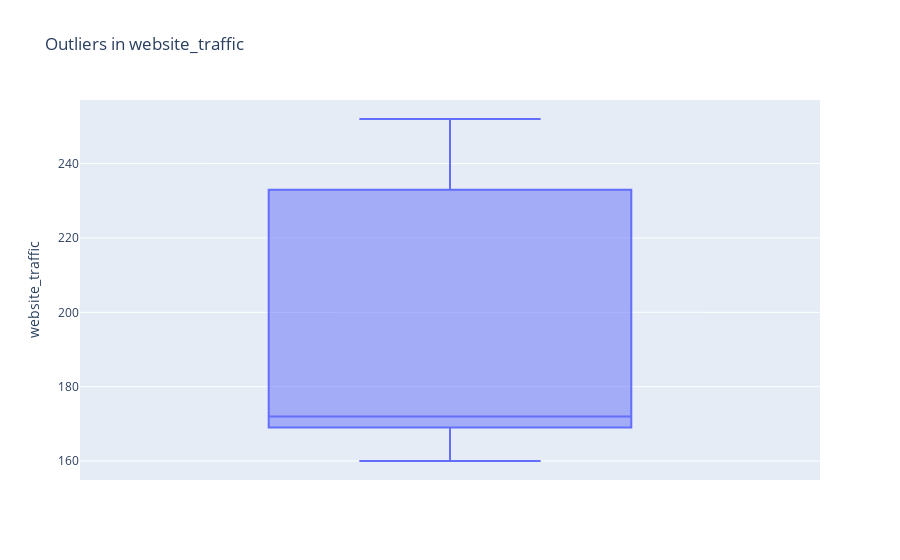
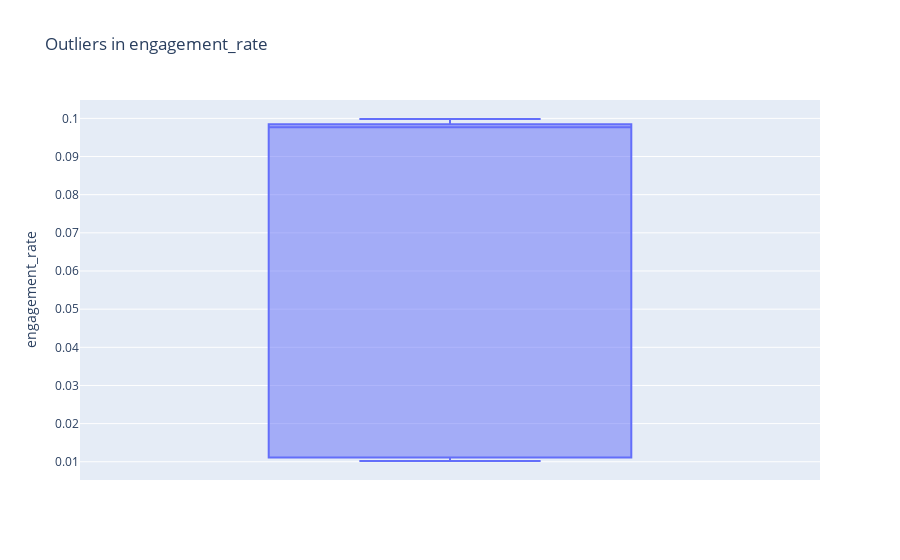
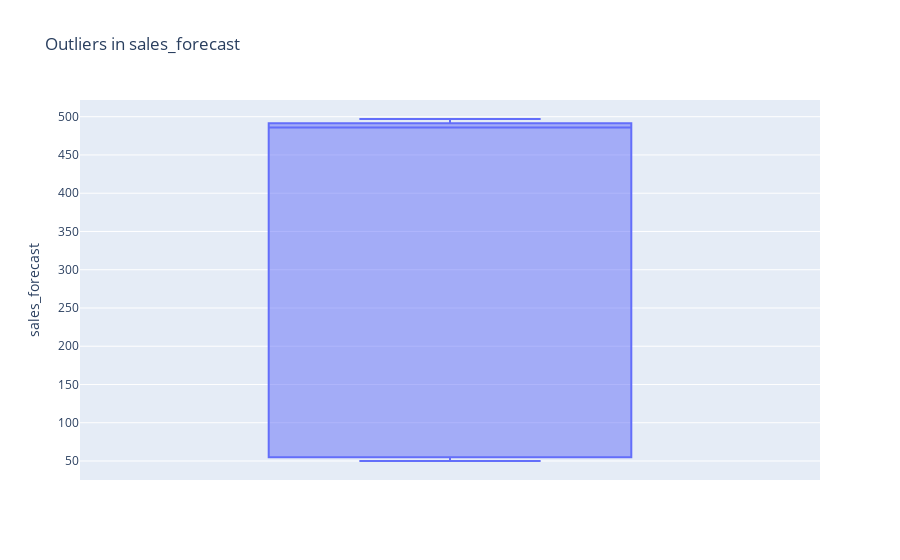

Notebook cell for these charts, in order:
### Code cell
# visualize outliers
def plot_outliers(df, column):
    fig = px.box(df, y=column, title=f'Outliers in {column}')
    fig.update_layout(yaxis_title=column)
    fig.show()
plot_outliers(outliers_traffic, 'website_traffic')
plot_outliers(outliers_engagement, 'engagement_rate')
plot_outliers(outliers_sales, 'sales_forecast')

### Figure 1 — Plotly figure (JSON) as saved in the notebook; plotly's stock layout.template omitted (floating-point values rounded to 4 significant figures)
{"data": [{"alignmentgroup": "True", "hovertemplate": "website_traffic=%{y}<extra></extra>", "legendgroup": "", "marker": {"color": "#636efa"}, "name": "", "notched": false, "offsetgroup": "", "orientation": "v", "showlegend": false, "type": "box", "x0": " ", "xaxis": "x", "y": [235, 161, 167, 172, 165, 231, 239, 160, 165, 169, 168, 246, 168, 171, 237, 168, 172, 232, 233, 245, 174, 165, 169, 174, 169, 252, 234, 172, 239, 171, 171, 174, 171, 169, 169, 238, 171, 242, 165, 170, 233, 171, 172, 233, 235, 166, 231, 232, 171], "y0": " ", "yaxis": "y"}], "layout": {"boxmode": "group", "legend": {"tracegroupgap": 0}, "title": {"text": "Outliers in website_traffic"}, "xaxis": {"anchor": "y", "domain": [0, 1]}, "yaxis": {"anchor": "x", "domain": [0, 1], "title": {"text": "website_traffic"}}}}

### Figure 2 — Plotly figure (JSON) as saved in the notebook; plotly's stock layout.template omitted (floating-point values rounded to 4 significant figures)
{"data": [{"alignmentgroup": "True", "hovertemplate": "engagement_rate=%{y}<extra></extra>", "legendgroup": "", "marker": {"color": "#636efa"}, "name": "", "notched": false, "offsetgroup": "", "orientation": "v", "showlegend": false, "type": "box", "x0": " ", "xaxis": "x", "y": [0.01053, 0.01125, 0.098, 0.09793, 0.0111, 0.01025, 0.09657, 0.09915, 0.09808, 0.09983, 0.01049, 0.0111, 0.09834, 0.09786, 0.0102, 0.09812, 0.09738, 0.09947, 0.09812, 0.0113, 0.01052, 0.01123, 0.09952, 0.01027, 0.09774, 0.09979, 0.09849, 0.09847, 0.0111, 0.09877, 0.0972, 0.09807, 0.09891, 0.0102, 0.09915, 0.09774, 0.01043, 0.09675, 0.09853, 0.09685, 0.09857, 0.01128, 0.01101, 0.01062, 0.01128, 0.09888, 0.09761, 0.09789, 0.09837, 0.0967], "y0": " ", "yaxis": "y"}], "layout": {"boxmode": "group", "legend": {"tracegroupgap": 0}, "title": {"text": "Outliers in engagement_rate"}, "xaxis": {"anchor": "y", "domain": [0, 1]}, "yaxis": {"anchor": "x", "domain": [0, 1], "title": {"text": "engagement_rate"}}}}

### Figure 3 — Plotly figure (JSON) as saved in the notebook; plotly's stock layout.template omitted (floating-point values rounded to 4 significant figures)
{"data": [{"alignmentgroup": "True", "hovertemplate": "sales_forecast=%{y}<extra></extra>", "legendgroup": "", "marker": {"color": "#636efa"}, "name": "", "notched": false, "offsetgroup": "", "orientation": "v", "showlegend": false, "type": "box", "x0": " ", "xaxis": "x", "y": [486, 492, 487, 496, 492, 56, 487, 481, 56, 496, 489, 490, 494, 483, 55, 492, 486, 50, 51, 51, 56, 54, 494, 488, 492, 490, 497, 479, 497, 53, 50, 483, 479, 490, 53, 53, 486, 496, 55, 496, 491, 53, 481, 55, 488, 51, 57, 488], "y0": " ", "yaxis": "y"}], "layout": {"boxmode": "group", "legend": {"tracegroupgap": 0}, "title": {"text": "Outliers in sales_forecast"}, "xaxis": {"anchor": "y", "domain": [0, 1]}, "yaxis": {"anchor": "x", "domain": [0, 1], "title": {"text": "sales_forecast"}}}}
